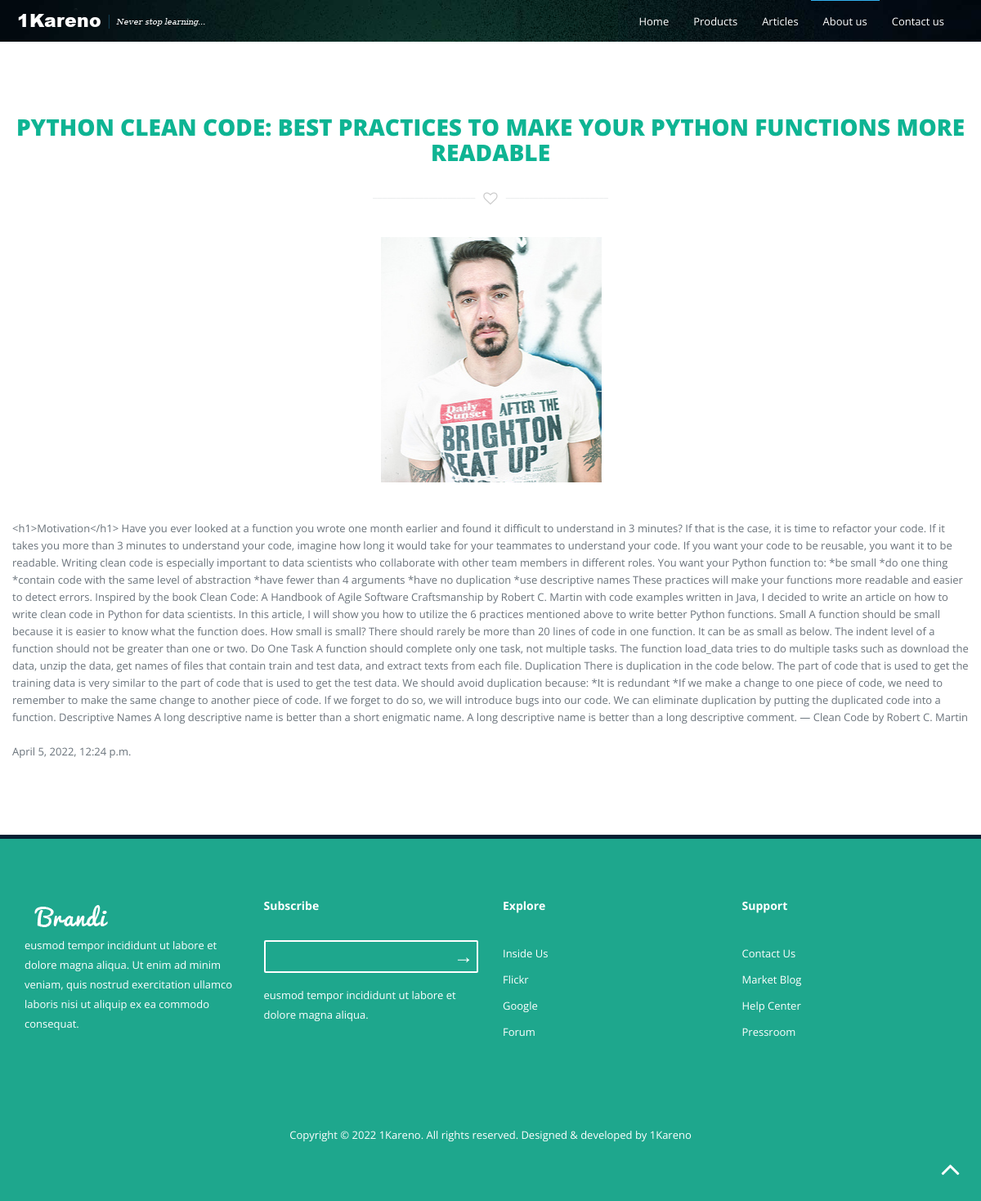
/blog/articleDetail/1 (signed in), run on the app's committed database.
### blog/models.py (models this page shows)
class Article(models.Model):
    CATEGORY_CHOICES = (
        ('D', 'Draft'),
        ('P', 'Publish'),
    )
    title = models.CharField(max_length=150, blank=False)
    description = models.TextField()
    category = models.ForeignKey(Category, on_delete=models.CASCADE)
    thumbnail = models.ImageField(upload_to='media/thumbnails')
    pub_date = models.DateTimeField(default=timezone.now, blank=True, null=True)
    status = models.CharField(choices=CATEGORY_CHOICES, max_length=1)
    def __str__(self):
        return self.title

### blog/views.py (the view)
# urls.py: path('articleDetail/<int:id>', articleDetail, name='articleDetail'),
@login_required
def articleDetail(request, id):
    article = get_object_or_404(Article, id=id)
    return render(request, 'blog/articleDetail.html', {'articleDetail': article})

### blog/templates/blog/articleDetail.html (shortened to what this page needs)
<!DOCTYPE html>
{% load static %}
 <html lang="en" class="no-js">
    <head>
        <link rel="stylesheet" href="{% static 'assets/css/font-awesome.min.css' %}">
        <link rel="stylesheet" href="{% static 'assets/css/bootstrap.min.css' %}">
        <link rel="stylesheet" href="{% static 'assets/css/jquery.fancybox.css' %}">
        <link rel="stylesheet" href="{% static 'assets/css/animate.css' %}">
        <link rel="stylesheet" href="{% static 'assets/css/main.css' %}">
        <link rel="stylesheet" href="{% static 'assets/css/media-queries.css' %}">
    </head>
    <body id="body">
        <header id="navigation" class="navbar-fixed-top navbar" style="background-image: url({% static 'assets/img/banner.jpg' %});  background-repeat:no-repeat; background-size: cover">
            <div class="container">
                <div class="navbar-header">
                    <a class="navbar-brand" href="#body">
						<h1 id="logo">
							<img src="{% static 'assets/img/logo brand.png' %}" alt="Brandi">
						</h1>
					</a>
                </div>
                <nav class="collapse navbar-collapse navbar-right" role="navigation">
                    <ul id="nav" class="nav navbar-nav">
                        <li class="current"><a href="#body">Home</a></li>
                        <li><a href="#features">Products</a></li>
                        <li><a href="#works">Articles</a></li>
                        <li><a href="#team">About us</a></li>
                        <li><a href="http://google.com">Contact us</a></li>
                    </ul>
                </nav>
            </div>
        </header>
		<section id="team" class="team" style="margin-top: 7rem">
			<div class="container">
				<div class="row">
					<div class="sec-title text-center wow fadeInUp animated" data-wow-duration="700ms">
						<h2>{{articleDetail}}</h2>
						<div class="devider"><i class="fa fa-heart-o fa-lg"></i></div>
					</div>
					<div class="sec-sub-title text-center wow fadeInRight animated" data-wow-duration="500ms">
						<img src="/{{ articleDetail.thumbnail }}" alt="">
					</div>
       						 {{ articleDetail.description }}<br><br>
       						 {{ articleDetail.pub_date }}<br><br>
				</div>
			</div>
		</section>
		<footer id="footer" class="footer">
			<div class="container">
				<div class="row">
					<div class="col-md-3 col-sm-6 col-xs-12 wow fadeInUp animated" data-wow-duration="500ms">
						<div class="footer-single">
							<img src="{% static 'assets/img/footer-logo.png' %}" alt="">
							<p>eusmod tempor incididunt ut labore et dolore magna aliqua. Ut enim ad minim veniam, quis nostrud exercitation ullamco laboris nisi ut aliquip ex ea commodo consequat.</p>
						</div>
					</div>
					<div class="col-md-3 col-sm-6 col-xs-12 wow fadeInUp animated" data-wow-duration="500ms" data-wow-delay="300ms">
						<div class="footer-single">
							<h6>Subscribe </h6>
							<form action="#" class="subscribe">
								<input type="text" name="subscribe" id="subscribe">
								<input type="submit" value="&#8594;" id="subs">
							</form>
							<p>eusmod tempor incididunt ut labore et dolore magna aliqua. </p>
						</div>
					</div>
					<div class="col-md-3 col-sm-6 col-xs-12 wow fadeInUp animated" data-wow-duration="500ms" data-wow-delay="600ms">
						<div class="footer-single">
							<h6>Explore</h6>
							<ul>
								<li><a href="#">Inside Us</a></li>
								<li><a href="#">Flickr</a></li>
								<li><a href="#">Google</a></li>
								<li><a href="#">Forum</a></li>
							</ul>
						</div>
					</div>
					<div class="col-md-3 col-sm-6 col-xs-12 wow fadeInUp animated" data-wow-duration="500ms" data-wow-delay="900ms">
						<div class="footer-single">
							<h6>Support</h6>
							<ul>
								<li><a href="#">Contact Us</a></li>
								<li><a href="#">Market Blog</a></li>
								<li><a href="#">Help Center</a></li>
								<li><a href="#">Pressroom</a></li>
							</ul>
						</div>
					</div>
				</div>
				<div class="row">
					<div class="col-md-12">
						<p class="copyright text-center">
							Copyright © 2022 <a href="http://1kareno.com/">1Kareno</a>. All rights reserved. Designed & developed by <a href="http://1kareno.com/">1Kareno</a>
						</p>
					</div>
				</div>
			</div>
		</footer>
		<a href="javascript:void(0);" id="back-top"><i class="fa fa-angle-up fa-3x"></i></a>
    </body>
</html>

### static/assets/css/main.css (style rules this page uses)
body { background-color: #fff; font-family: 'Open Sans', sans-serif; line-height: 21px; font-size: 13px; color: #6a737b; }
ol, ul { margin: 0; padding: 0; list-style: none; }
figure, p { margin: 0; }
a { color: #fff; -webkit-transition: all .3s ease-in 0s; -moz-transition: all .3s ease-in 0s; -ms-transition: all .3s ease-in 0s; -o-transition: all .3s ease-in 0s; transition: all .3s ease-in 0s; }
a, a:focus, a:hover { text-decoration: none; outline: 0; }
h1, h2, h3, h4, h5, h6 { font-weight: normal; margin: 0; }
body > section, .footer { padding: 70px 0; }
.sec-title h2 { color: #0eb493; font-size: 28px; font-weight: 800; text-transform: uppercase; }
.sec-sub-title { margin: 35px 0 45px; }
.devider { margin-top: 30px; }
.devider i { color: #cccccc; }
.devider:before, .devider:after { content: "______________________"; color: #e6e8ea; position: relative; bottom: 6px; }
.devider:before { right: 10px; }
.devider:after { left: 10px; }
#navigation { background-color: rgba(16, 22, 54, 0.2); border: 0 none; margin: 0; -webkit-transition: background-color 800ms linear; -moz-transition: background-color 800ms linear; -ms-transition: background-color 800ms linear; -o-transition: background-color 800ms linear; transition: background-color 800ms linear; }
.navbar-brand { padding: 0; }
.navbar-nav li a { border-top: 1px solid transparent; }
.navbar-nav li a.current, .navbar-nav li a:focus, .navbar-nav li a:hover { background-color: transparent; border-top: 1px solid #32B0EE; color: #fff; }
.footer { background-color: #1ea78d; border-top: 5px solid #062033; color: #fff; }
.footer h6 { font-size: 14px; font-weight: 700; line-height: 24px; margin-bottom: 30px; }
.footer-single .subscribe { margin-bottom: 15px; position: relative; }
.subscribe #subscribe { background-color: transparent; border: 2px solid #fff; border-radius: 2px; height: 40px; text-indent: 10px; width: 100%; }
.subscribe #subs { background-color: transparent; border: 0 none; font-size: 24px; position: absolute; right: 0; top: 6px; }
.footer-single { line-height: 24px; }
.footer-single li { line-height: 32px; }
.copyright { color: #fff; margin-top: 100px; }
#back-top { bottom: 20px; position: fixed; right: 25px; z-index: 9; }

### data on the page
Article: title "PYTHON CLEAN CODE: BEST PRACTICES TO MAKE YOUR PYTHON FUNCTIONS MORE READABLE", thumbnail (picture), description "<h1>Motivation</h1> Have you ever looked at a function you wrote one month earlier and found it difficult to understand in 3 minutes? If that is the case, it is time to refactor your code. If it takes you more than 3 minutes to understand your code, imagine how long it would take for your teammates to understand your code. If you want your code to be reusable, you want it to be readable. Writing clean code is especially important to data scientists who collaborate with other team members in different roles. You want your Python function to: *be small *do one thing *contain code with the same level of abstraction *have fewer than 4 arguments *have no duplication *use descriptive names These…", pub_date "April 5, 2022, 12:24 p.m."
